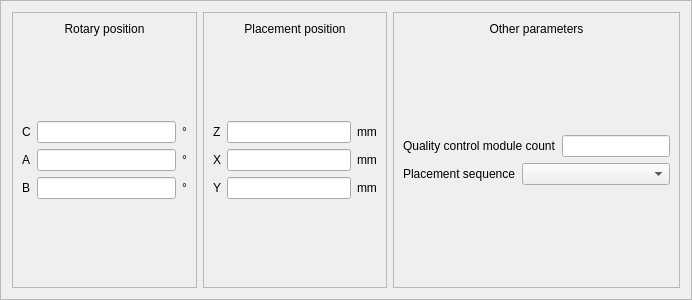
<?xml version="1.0" encoding="UTF-8"?>
<ui version="4.0">
 <class>PlacementQualityControlFrame</class>
 <widget class="QFrame" name="PlacementQualityControlFrame">
  <property name="geometry">
   <rect>
    <x>0</x>
    <y>0</y>
    <width>692</width>
    <height>300</height>
   </rect>
  </property>
  <property name="windowTitle">
   <string>Frame</string>
  </property>
  <property name="frameShape">
   <enum>QFrame::StyledPanel</enum>
  </property>
  <property name="frameShadow">
   <enum>QFrame::Raised</enum>
  </property>
  <layout class="QHBoxLayout" name="horizontalLayout">
   <item>
    <widget class="QFrame" name="frame">
     <property name="frameShape">
      <enum>QFrame::StyledPanel</enum>
     </property>
     <property name="frameShadow">
      <enum>QFrame::Raised</enum>
     </property>
     <layout class="QVBoxLayout" name="verticalLayout_3">
      <item>
       <widget class="QLabel" name="label">
        <property name="text">
         <string>Rotary position</string>
        </property>
        <property name="alignment">
         <set>Qt::AlignCenter</set>
        </property>
       </widget>
      </item>
      <item>
       <spacer name="verticalSpacer">
        <property name="orientation">
         <enum>Qt::Vertical</enum>
        </property>
        <property name="sizeHint" stdset="0">
         <size>
          <width>20</width>
          <height>75</height>
         </size>
        </property>
       </spacer>
      </item>
      <item>
       <layout class="QGridLayout" name="gridLayout">
        <item row="0" column="0">
         <widget class="QLabel" name="label_4">
          <property name="text">
           <string>C</string>
          </property>
         </widget>
        </item>
        <item row="0" column="1">
         <widget class="QLineEdit" name="cRotaryPositionLineEdit"/>
        </item>
        <item row="0" column="2">
         <widget class="QLabel" name="label_8">
          <property name="text">
           <string>°</string>
          </property>
         </widget>
        </item>
        <item row="1" column="0">
         <widget class="QLabel" name="label_5">
          <property name="text">
           <string>A</string>
          </property>
         </widget>
        </item>
        <item row="1" column="1">
         <widget class="QLineEdit" name="aRotaryPositionLineEdit"/>
        </item>
        <item row="1" column="2">
         <widget class="QLabel" name="label_9">
          <property name="text">
           <string>°</string>
          </property>
         </widget>
        </item>
        <item row="2" column="0">
         <widget class="QLabel" name="label_6">
          <property name="text">
           <string>B</string>
          </property>
         </widget>
        </item>
        <item row="2" column="1">
         <widget class="QLineEdit" name="bRotaryPositionLineEdit"/>
        </item>
        <item row="2" column="2">
         <widget class="QLabel" name="label_7">
          <property name="text">
           <string>°</string>
          </property>
         </widget>
        </item>
       </layout>
      </item>
      <item>
       <spacer name="verticalSpacer_2">
        <property name="orientation">
         <enum>Qt::Vertical</enum>
        </property>
        <property name="sizeHint" stdset="0">
         <size>
          <width>20</width>
          <height>75</height>
         </size>
        </property>
       </spacer>
      </item>
     </layout>
    </widget>
   </item>
   <item>
    <widget class="QFrame" name="frame_2">
     <property name="frameShape">
      <enum>QFrame::StyledPanel</enum>
     </property>
     <property name="frameShadow">
      <enum>QFrame::Raised</enum>
     </property>
     <layout class="QVBoxLayout" name="verticalLayout_2">
      <item>
       <widget class="QLabel" name="label_2">
        <property name="text">
         <string>Placement position</string>
        </property>
        <property name="alignment">
         <set>Qt::AlignCenter</set>
        </property>
       </widget>
      </item>
      <item>
       <spacer name="verticalSpacer_3">
        <property name="orientation">
         <enum>Qt::Vertical</enum>
        </property>
        <property name="sizeHint" stdset="0">
         <size>
          <width>20</width>
          <height>75</height>
         </size>
        </property>
       </spacer>
      </item>
      <item>
       <layout class="QGridLayout" name="gridLayout_2">
        <item row="0" column="0">
         <widget class="QLabel" name="label_10">
          <property name="text">
           <string>Z</string>
          </property>
         </widget>
        </item>
        <item row="0" column="1">
         <widget class="QLineEdit" name="zPlacementPositionLineEdit"/>
        </item>
        <item row="0" column="2">
         <widget class="QLabel" name="label_11">
          <property name="text">
           <string>mm</string>
          </property>
         </widget>
        </item>
        <item row="1" column="0">
         <widget class="QLabel" name="label_12">
          <property name="text">
           <string>X</string>
          </property>
         </widget>
        </item>
        <item row="1" column="1">
         <widget class="QLineEdit" name="xPlacementPositionLineEdit"/>
        </item>
        <item row="1" column="2">
         <widget class="QLabel" name="label_13">
          <property name="text">
           <string>mm</string>
          </property>
         </widget>
        </item>
        <item row="2" column="0">
         <widget class="QLabel" name="label_14">
          <property name="text">
           <string>Y</string>
          </property>
         </widget>
        </item>
        <item row="2" column="1">
         <widget class="QLineEdit" name="yPlacementPositionLineEdit"/>
        </item>
        <item row="2" column="2">
         <widget class="QLabel" name="label_15">
          <property name="text">
           <string>mm</string>
          </property>
         </widget>
        </item>
       </layout>
      </item>
      <item>
       <spacer name="verticalSpacer_4">
        <property name="orientation">
         <enum>Qt::Vertical</enum>
        </property>
        <property name="sizeHint" stdset="0">
         <size>
          <width>17</width>
          <height>75</height>
         </size>
        </property>
       </spacer>
      </item>
     </layout>
    </widget>
   </item>
   <item>
    <widget class="QFrame" name="frame_3">
     <property name="frameShape">
      <enum>QFrame::StyledPanel</enum>
     </property>
     <property name="frameShadow">
      <enum>QFrame::Raised</enum>
     </property>
     <layout class="QVBoxLayout" name="verticalLayout">
      <item>
       <widget class="QLabel" name="label_3">
        <property name="text">
         <string>Other parameters</string>
        </property>
        <property name="alignment">
         <set>Qt::AlignCenter</set>
        </property>
       </widget>
      </item>
      <item>
       <spacer name="verticalSpacer_5">
        <property name="orientation">
         <enum>Qt::Vertical</enum>
        </property>
        <property name="sizeHint" stdset="0">
         <size>
          <width>17</width>
          <height>101</height>
         </size>
        </property>
       </spacer>
      </item>
      <item>
       <layout class="QGridLayout" name="gridLayout_3">
        <item row="0" column="0" colspan="2">
         <widget class="QLabel" name="label_17">
          <property name="text">
           <string>Quality control module count</string>
          </property>
         </widget>
        </item>
        <item row="0" column="2">
         <widget class="QLineEdit" name="qualityControlModuleCountLineEdit"/>
        </item>
        <item row="1" column="0">
         <widget class="QLabel" name="label_16">
          <property name="text">
           <string>Placement sequence</string>
          </property>
         </widget>
        </item>
        <item row="1" column="1" colspan="2">
         <widget class="QComboBox" name="placementSequenceComboBox"/>
        </item>
       </layout>
      </item>
      <item>
       <spacer name="verticalSpacer_6">
        <property name="orientation">
         <enum>Qt::Vertical</enum>
        </property>
        <property name="sizeHint" stdset="0">
         <size>
          <width>17</width>
          <height>101</height>
         </size>
        </property>
       </spacer>
      </item>
     </layout>
    </widget>
   </item>
  </layout>
 </widget>
 <resources/>
 <connections/>
</ui>
